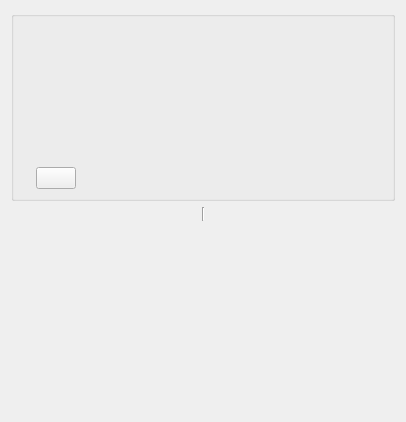
<?xml version="1.0" encoding="UTF-8"?>
<ui version="4.0">
 <class>AboutDialog</class>
 <widget class="QDialog" name="AboutDialog">
  <property name="geometry">
   <rect>
    <x>0</x>
    <y>0</y>
    <width>406</width>
    <height>422</height>
   </rect>
  </property>
  <property name="font">
   <font>
    <pointsize>9</pointsize>
   </font>
  </property>
  <property name="modal">
   <bool>true</bool>
  </property>
  <layout class="QVBoxLayout" name="verticalLayout_3">
   <item>
    <widget class="QGroupBox" name="groupBox">
     <layout class="QVBoxLayout" name="verticalLayout_2">
      <item>
       <layout class="QHBoxLayout" name="horizontalLayout">
        <item>
         <widget class="QLabel" name="lblIcon">
          <property name="maximumSize">
           <size>
            <width>128</width>
            <height>128</height>
           </size>
          </property>
          <property name="scaledContents">
           <bool>true</bool>
          </property>
         </widget>
        </item>
        <item>
         <layout class="QVBoxLayout" name="verticalLayout">
          <item>
           <widget class="QLabel" name="lblAppName">
            <property name="font">
             <font>
              <pointsize>11</pointsize>
              <bold>true</bold>
             </font>
            </property>
           </widget>
          </item>
          <item>
           <widget class="QLabel" name="lblAppDescription"/>
          </item>
          <item>
           <spacer name="verticalSpacer">
            <property name="orientation">
             <enum>Qt::Orientation::Vertical</enum>
            </property>
            <property name="sizeHint" stdset="0">
             <size>
              <width>20</width>
              <height>40</height>
             </size>
            </property>
           </spacer>
          </item>
          <item>
           <widget class="QPushButton" name="btnAppVersion">
            <property name="autoDefault">
             <bool>false</bool>
            </property>
           </widget>
          </item>
         </layout>
        </item>
        <item>
         <spacer name="horizontalSpacer">
          <property name="orientation">
           <enum>Qt::Orientation::Horizontal</enum>
          </property>
          <property name="sizeHint" stdset="0">
           <size>
            <width>40</width>
            <height>20</height>
           </size>
          </property>
         </spacer>
        </item>
       </layout>
      </item>
     </layout>
    </widget>
   </item>
   <item>
    <layout class="QHBoxLayout" name="horizontalLayout_2">
     <item>
      <widget class="QLabel" name="lblChangelog">
       <property name="alignment">
        <set>Qt::AlignmentFlag::AlignLeading|Qt::AlignmentFlag::AlignLeft|Qt::AlignmentFlag::AlignTop</set>
       </property>
      </widget>
     </item>
     <item>
      <widget class="Line" name="line">
       <property name="orientation">
        <enum>Qt::Orientation::Vertical</enum>
       </property>
      </widget>
     </item>
     <item>
      <widget class="QLabel" name="lblCredits">
       <property name="alignment">
        <set>Qt::AlignmentFlag::AlignLeading|Qt::AlignmentFlag::AlignLeft|Qt::AlignmentFlag::AlignTop</set>
       </property>
      </widget>
     </item>
    </layout>
   </item>
   <item>
    <spacer name="verticalSpacer_2">
     <property name="orientation">
      <enum>Qt::Orientation::Vertical</enum>
     </property>
     <property name="sizeHint" stdset="0">
      <size>
       <width>20</width>
       <height>40</height>
      </size>
     </property>
    </spacer>
   </item>
  </layout>
 </widget>
 <resources>
  <include location="../../org.nickvision.application.qt.qrc"/>
 </resources>
 <connections/>
</ui>
